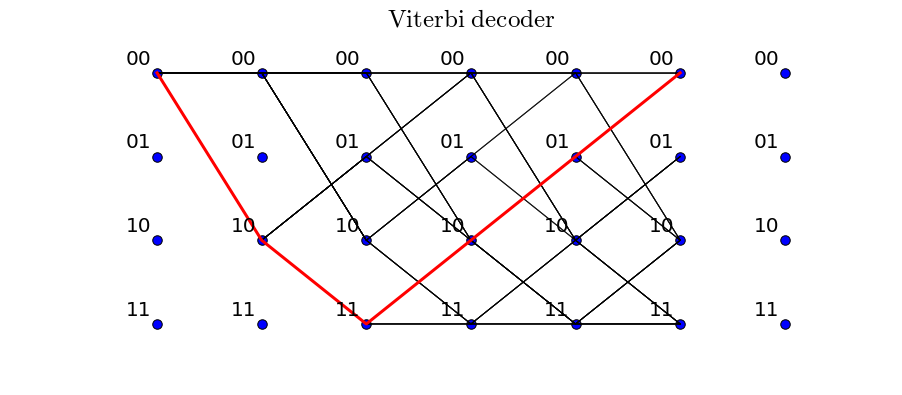

This figure's Python source:
import itertools
import random
from math import pi, exp
import math
import matplotlib
import numpy as np
import matplotlib.pyplot as plt
import scipy
import scipy.integrate

matplotlib.rcParams.update({'axes.titlesize': 22, 'axes.labelsize': 22, 'legend.shadow': True, 
                            'legend.framealpha': 1.0, 'legend.fancybox': True, 'legend.fontsize':16,
                           'figure.figsize': (15.0, 6.0), 'xtick.labelsize' : 17, 'ytick.labelsize' : 17})

def viterbi(seq, error_vector):
    FSM = [('00', {'0' : ('00', 0), '1' : ('11', 1)}),
       ('10', {'0' : ('10', 3), '1' : ('01', 2)}),
       ('11', {'0' : ('01', 1), '1' : ('10', 2)}),
       ('01', {'0' : ('11', 0), '1' : ('00', 1)})]
    FSM2 = [('00', {'00' : ('0', 0),'11' : ('1', 1)}),
	   ('10', {'10' : ('0', 3), '01' : ('1', 2)}),
	   ('11', {'01' : ('0', 1), '10' : ('1', 2)}),
	   ('01', {'11' : ('0', 0), '00' : ('1', 1)})]
    curState = 0 
    output = ''

    for i in seq:
        output += FSM[curState][1].get(i)[0]
        curState = FSM[curState][1].get(i)[1]

    print("coder input: %s" % seq)
    print("coder output: %s" % output)
    def distance(a, b): 
        return sum([1 for i in zip(a, b) if i[0] != i[1]])
    def corrupt(seq, err): 
        return ''.join(['1' if i[0] != i[1] else '0' for i in zip(seq, err) ])
    def splitBy2(seq): 
        return [seq[i:i+2] for i in range(0, len(seq), 2)]
    seq2 = output
    seq2 = corrupt(seq2, error_vector)
    seq2 = splitBy2(seq2)
    combo = [''.join(i) for i in list(itertools.product('01', repeat=(len(seq2) * 2) ))]
    total = []

    for j in combo:
        SEQ = splitBy2(j)
        Out = ''
        curState = 0
        score = 0
        states = ''
        try:
            for p, s in zip(SEQ, seq2):
                Out += FSM2[curState][1].get(p)[0]
                states += FSM2[curState][0]
                curState = FSM2[curState][1].get(p)[1]
                score += distance(p, s)

            total.append([score, Out, j, states])
        except Exception:
            continue

    total.sort()
    coordY = [0, 1, 2, 3]
    coordX = [0, 0, 0, 0]
    ax = plt.figure(1).add_subplot(1, 1, 1)
    ax.set_title(r"$\rm{Viterbi  \, \, decoder}$", fontsize=25)
    for i in xrange(len(seq)):
        ax.scatter(4 * [i], coordY, s=90)
        for k in coordY: 
            ax.text(i - 0.3, k + 0.1, format(3 - k, '#04b')[2:], fontsize=20)
    for i in total: 
        ax.plot([3 - int(j, 2) for j in splitBy2(i[3])],'k', alpha=0.5)
    ax.plot([3 - int(j, 2) for j in splitBy2(total[0][3])],color='red', lw=3)
    plt.axis('off')
    plt.show()
    plt.close()

if __name__ == "__main__":
    viterbi(seq='1100011', error_vector='00000000010')
